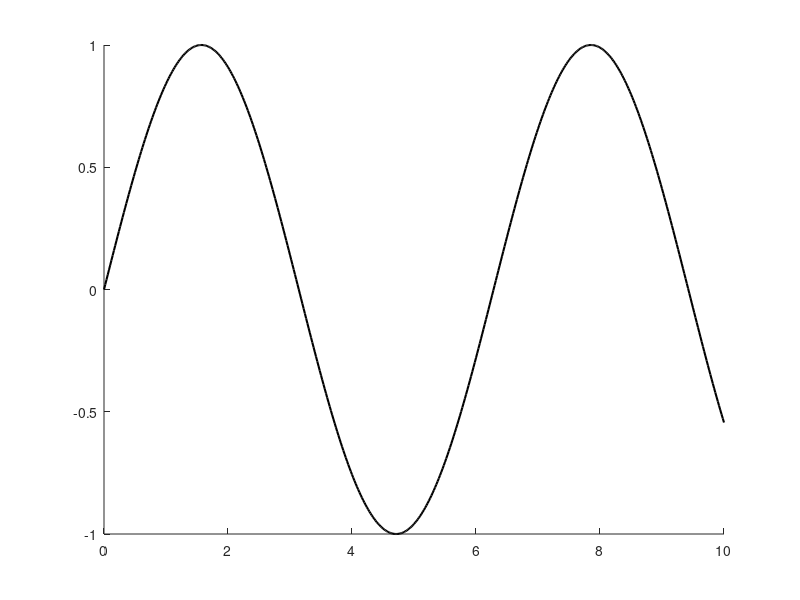

The MATLAB source for this figure:
## SPDX-License-Identifier: GPL-3.0-or-later
## Original CP04 source fixture. Sample indices remain one based and the full
## source arrays remain authoritative if a renderer later decimates the line.
t = 0:0.02:10;
y = sin (t);
graphics_figure = figure ('visible', 'off', 'integerhandle', 'on', ...
                          'name', 'OpenNumLab original sine fixture');
graphics_axes = axes ('parent', graphics_figure, ...
                      'xscale', 'linear', 'yscale', 'linear');
graphics_line = line ('parent', graphics_axes, 'xdata', t, 'ydata', y, ...
                      'linewidth', 1.5, 'buttondownfcn', @numjinn_graphics_callback);
graphics_callback_mode = 'record';
graphics_callback_log = {};
graphics_callback_effect = 0;
graphics_peer = 19;
